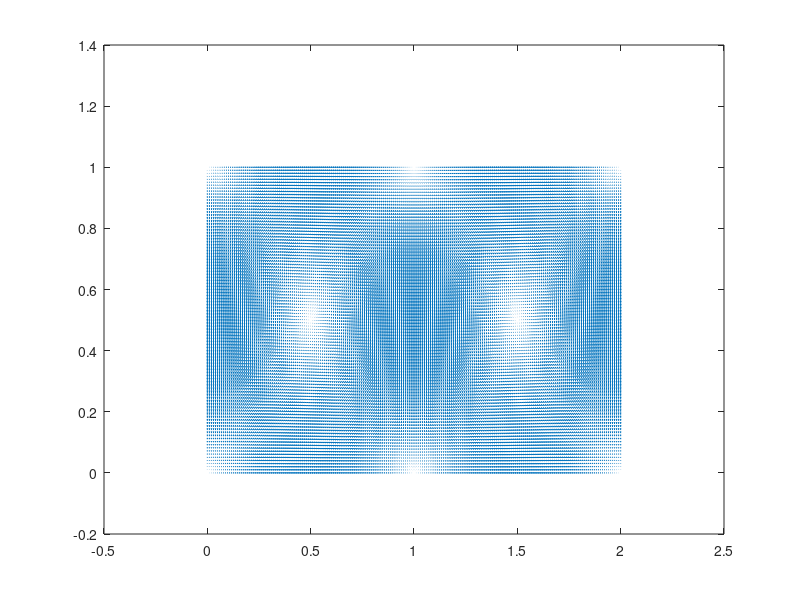
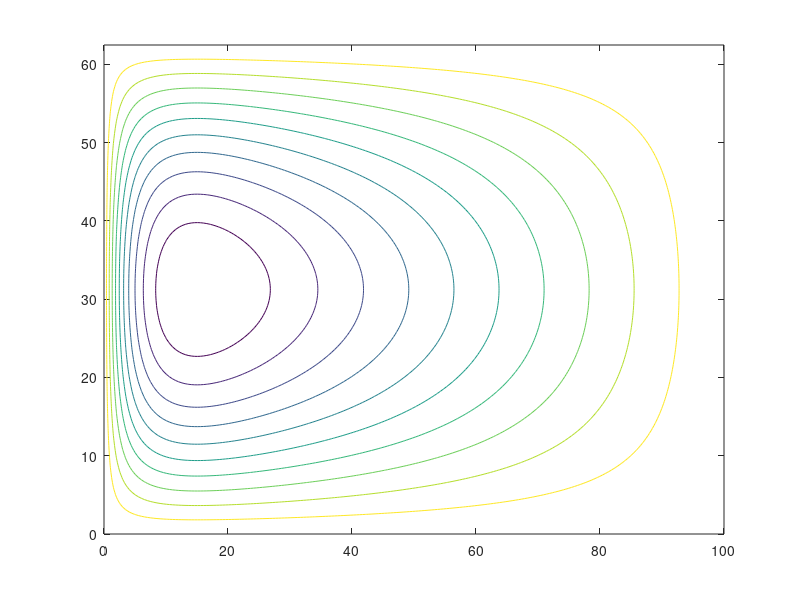

Write MATLAB code to recreate these figures, in order. (Note: this script raises an error after producing the figures.)
%Jack Donnellan
%Sim Init v1.0; 1/21/19
%Run this script to initialize simulink params
% close all; clear all; clc
field.xs = [0:.01:2]; %m
field.ys = [0:.01:1]; %m

%% Velocity Field Definition (move this to a new function)
field.rho_water = 1000;
field.A_field = 0.01;
field.a = 0;
field.b = 1;
f = field.a.*field.xs.^2 + field.b.*field.xs;
dfdx = (2.*field.a.*field.xs + field.b)';
U_field = (-pi.*field.A_field.*sin(pi.*f)'*cos(pi.*field.ys))'; %m/s
V_field = (pi.*field.A_field.*dfdx.*cos(pi.*f)'*sin(pi.*field.ys))'; %m/s
U_field_load = flipud(U_field);
V_field_load = flipud(V_field);
% 
% V_field= zeros(size(U_field));
% U_field= -0.1*ones(size(V_field));
% U_field_load = flipud(U_field);
% V_field_load = flipud(V_field);

% Uncomment to zero out field
% U_field= zeros(size(U_field));
% V_field= zeros(size(V_field));
% U_field_load= zeros(size(U_field));
% V_field_load= zeros(size(V_field));
quiver(field.xs,field.ys,U_field,V_field)

nx = 200;
ny = nx;
field_scale = 0.01;
b_field = 6249*field_scale;
lambda_field = 10000*field_scale;
D = .200;
F = 100;
R = 0.02;
f = field.ys.*10^-13;
alpha = D/R*10^-13;
gamma_field = F*pi/R/b_field;
n = 0.01;


field.xs = linspace(0,lambda_field,nx);
field.ys = linspace(0,b_field,ny);
% Psi_in = gamma_field.*(b_field/pi)^2.*sin(pi.*field.ys'./b_field)*...
%     [exp((field.xs-lambda_field).*pi/b_field) + exp(-field.xs.*pi./b_field)- 1];
% A = -alpha/2 + sqrt(alpha^2/4 + n^2);
% B = -alpha/2 - sqrt(alpha^2/4 + n^2);

%Field Scale = 0.01
A = 0.0001;
B = -0.2;

%Field Scale = 0.1
% A = 0.001;
% B = -0.01;

p = (1 - exp(B.*lambda_field))./(exp(A.*lambda_field)-exp(B.*lambda_field));
q = 1-p;
Psi_in = gamma_field.*(b_field/pi)^2.*sin(pi.*field.ys'./b_field)*...
    (p.*exp(A.*field.xs) + q.*exp(B.*field.xs)- 1);

figure
contour(field.xs,field.ys,Psi_in,10)

U_field = zeros(size(Psi_in));
V_field = zeros(size(Psi_in));


for ii = 2:length(field.xs)-1
    for jj = 2:length(field.ys)-1
        V_field(ii ,jj) = -(Psi_in (ii,jj+1) - Psi_in (ii,jj-1)) ./ (2*b_field/ny);
        U_field(ii, jj) = (Psi_in (ii+1,jj) - Psi_in (ii-1,jj)) ./ (2*lambda_field/nx);        
    end
end

%For Path Planning Script
uv = zeros(length(U_field(:,1))*length(U_field(1,:)),2);
qq = 1;
for ii = 1:length(U_field(:,1))
    for kk = 1:length(U_field(1,:))
        uv(qq,:) = [U_field(ii,kk) V_field(ii,kk)];
        qq = qq+1;
    end
end
v_max = 0.1;
v_scale_flow = v_max/max(max(max(U_field)),max(max(V_field)));
% U_field_load = v_scale_flow.*flipud(U_field);
% V_field_load = v_scale_flow.*flipud(V_field);
U_field_load = v_scale_flow.*U_field;
V_field_load = v_scale_flow.*V_field;

%% MC Setup (move this to a new function)
E3 = E3_test(U_field,V_field,lambda_field./nx,b_field./ny);
monte_carlo_get_points()
xy = combvec([1:1:length(field.xs)],[1:1:length(field.ys)])';

% figure
% contour(field.xs,field.ys,U_field)
% figure
% contour(field.xs,field.ys,V_field)
% figure
% quiver(field.xs,field.ys,U_field_load,V_field_load)

% [X,Y] = meshgrid(field.xs,field.ys);
% STARTXY = combvec(field.xs,field.ys);
% figure
% streamline(X,Y,U_field_load,V_field_load,STARTXY(1,1:2:end),STARTXY(1,1:2:end))

% quiver(field.xs,field.ys,U_field,V_field);
%% Boat Params
m_boat = 0.120; %kg
l_boat = 0.16; %m
w_boat = 0.08; %m
depth_boat = 0.06; %m
ma_x = pi*field.rho_water*(w_boat/2)^2*(depth_boat); %kg
ma_y = pi*field.rho_water*(l_boat/2)^2*(depth_boat); %kg
Izz_a = field.rho_water*((l_boat/2)^2-(w_boat/2)^2)^2*depth_boat; %kg * m^2
% Izz_boat = 3e-2; %kg*m
Izz_boat = 1; %kg*m
d_motors = w_boat-0.02; %distance between the centers of motor shafts, m
d_cg = [0 0 0]; %distance from IMU to CG
ax = w_boat*depth_boat; %m^2
ay = depth_boat*l_boat; %m^2
cdx = 0.1;
cdy = 0.5;
% k_drag_para = 0.3; 
% k_drag_perp = 0.7; 
k_drag_para = 1; 
k_drag_perp = 1; 
k_drag_rot = 0.4;
d_com_aero = 0.1;

%% Actuator Params (Not currently used)
L_motor = 0.1;
kphi_motor = 0.3;
J_motor = 0.1;
b_motor = 0.01;
R_motor = 2.0;

%% Control Params
kpx = 1;
kpy = 1;
kix = 0.1;
kiy = 0.1;

%% Sim Params (move this to a new function)
dt = 0.01;
use_imu_model = 0;
xd = 1.5;
yd = 0.5;

xdot_d = 0.10;
% waypoints = [1.5 0.5; 1.5 0.5];
%waypoints = [x0_boat; 1.5 0.5;1.0 0.75; 0.5 0.5;1.0 0.25];
% waypoints = [0.5 0.5; 0.7000 0.6400; 1.0000 0.3000; 1.1200 0; 1.4600 0.1200; 1.7000 0.4600;1.5 0.5];
% waypoints = waypoints./100;
% waypoints = [x0_boat;1.5 0.5];
close all
waypoints_load = [key_points(1,:); key_points(2:end,:)];
% waypoints_load = [key_points(1,:) + 0.01;key_points(end,:)];

allow_disable = 1;
% thrust_disable_thresh_upper = 0.05;
% thrust_disable_thresh_lower = 0.02;
thrust_disable_thresh = 1; 
rot_disable_thresh = 0.0;
cte_disable_thresh = 100;

%% Boat IC Definition (move this to a new function)
% x0_boat = [1 0.5]; %m
x0_boat = waypoints_load(1,:); %m
v0_boat = [0 0]; %m/s
v0_boat_mag = norm(v0_boat);
alpha0_boat = 0;
a0_boat = [0 0]; %m/s^2
theta0_boat = 0.*pi/180; %rad
theta_dot0_boat = 0; %rad/s
theta_ddot0_boat = 0; %rad/s^2

%% Airfoil Params
%alpha    CL     CD
%NACA Airfoil, reference "Aerodynamic characteristics of seven symmetrical
%airfoil sections..." by Sheldahl et al.

airfoil_lookup = ...
[0.0000 0.0000 0.0091;
1.0000 0.1100 0.0092;
2.0000 0.2200 0.0094;
3.0000 0.3300 0.0098;
4.0000 0.4400 0.0105;
5.0000 0.5500 0.0114;
6.0000 0.6600 0.0126;
7.0000 0.7390 0.0143;
8.0000 0.8240 0.0157;
9.0000 0.8946 0.0173;
10.0000 0.9440 0.0191;
11.0000 0.9572 0.0211;
12.0000 0.9285 0.0233;
13.0000 0.8562 0.0257;
14.0000 0.7483 0.0283;
15.0000 0.6350 0.0312;
16.0000 0.5384 0.1240;
17.0000 0.4851 0.2170;
18.0000 0.4782 0.2380;
19.0000 0.4908 0.2600;
20.0000 0.5247 0.2820;
21.0000 .5616 0.3050;
22.0000 0.6045 0.3290;
23.0000 0.6528 0.3540;
24.0000 0.7015 0.3790;
25.0000 0.7511 0.4050;
26.0000 0.8055 0.4320;
27.0000 0.8788 0.4600;
30.0000 0.8550 0.5700;
35.0000 0.9800 0.7450;
40.0000 1.0350 0.9200;
45.0000 1.0500 1.0750;
50.0000 01.0200 1.2150;
55.0000 0.9550 1.3450;
60.0000 0.8750 1.4700;
65.0000 0.7600 1.5750;
70.0000 0.6300 1.6650;
75.0000 0.5000 1.7350;
80.0000 0.3650 1.7800;
85.0000 0.2300 1.8000;
90.0000 0.0900 1.8000;
95.0000 -0.0500 1.7800;
100.0000 -.1850 1.7500;
105.0000 -.3200 1.7000;
110.0000 -.4500 1.6350;
115.0000 -.5750 1.5550;
120.0000 -0.6700 1.4650;
125.0000 -0.7600 1.3500;
130.0000 -0.8500 1.2250;
135.0000 -0.9300 1.0850;
140.0000 -0.9800 0.9250;
145.0000 -0.9000 0.7550;
150.0000 -0.7700 0.5750;
155.0000 -0.6700 0.4200;
160.0000 -0.6350 0.3200;
165.0000 -0.6800 0.2300;
170.0000 -0.8500 0.1400;
175.0000 -0.6600 0.0550;
180.0000 0.0000 0.0250];

aifoil_negative_side = [-airfoil_lookup(2:end,1),...
    -airfoil_lookup(2:end,2),airfoil_lookup(2:end,3)];

airfoil_lookup = [flip(aifoil_negative_side,1);airfoil_lookup];
alpha_lookup = airfoil_lookup(:,1);
cl_lookup = airfoil_lookup(:,2);
cd_lookup = airfoil_lookup(:,3);

% figure
% scatter(alpha_lookup,[cl_lookup])
% 
% figure
% scatter(alpha_lookup,[cd_lookup])

%% Constants
rtod = 180/pi;
dtor = pi/180;

close all